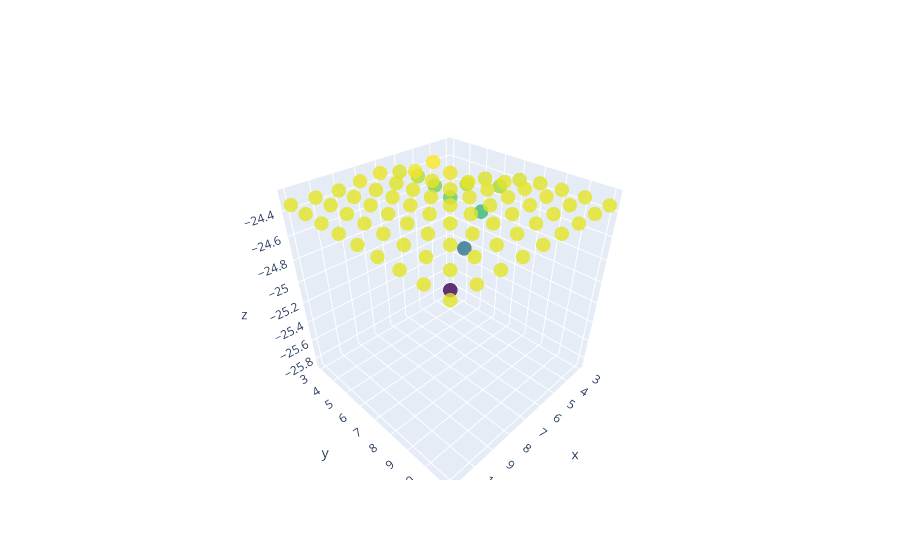

The notebook cell saved with this chart:
### Code cell
fig = go.Figure(data=[go.Scatter3d(
    x=points,
    y=blocks,
    z=energy,
    mode='markers',
    marker=dict(
        size=5,
        color=energy,                # set color to an array/list of desired values
        colorscale='Viridis',   # choose a colorscale
        opacity=0.8
    )
)])

fig.show()
